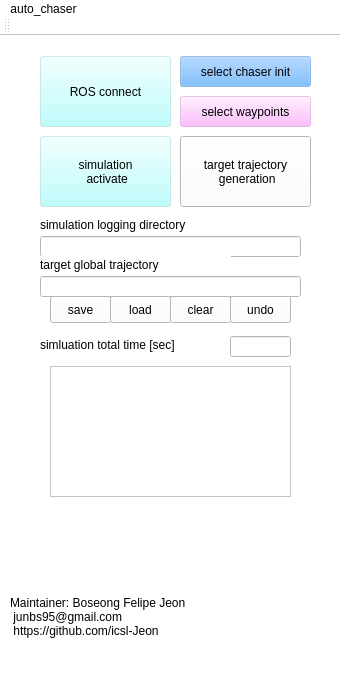
<?xml version="1.0" encoding="UTF-8"?>
<ui version="4.0">
 <class>MainWindow</class>
 <widget class="QMainWindow" name="MainWindow">
  <property name="geometry">
   <rect>
    <x>0</x>
    <y>0</y>
    <width>340</width>
    <height>675</height>
   </rect>
  </property>
  <property name="windowTitle">
   <string>AutoChaser</string>
  </property>
  <property name="styleSheet">
   <string notr="true">background-color: rgb(255, 255, 255)</string>
  </property>
  <widget class="QWidget" name="centralWidget">
   <widget class="QLabel" name="label_larr">
    <property name="geometry">
     <rect>
      <x>30</x>
      <y>470</y>
      <width>131</width>
      <height>61</height>
     </rect>
    </property>
    <property name="text">
     <string/>
    </property>
   </widget>
   <widget class="QLabel" name="label_larr2">
    <property name="geometry">
     <rect>
      <x>200</x>
      <y>470</y>
      <width>131</width>
      <height>61</height>
     </rect>
    </property>
    <property name="text">
     <string/>
    </property>
   </widget>
   <widget class="QLabel" name="label">
    <property name="geometry">
     <rect>
      <x>10</x>
      <y>540</y>
      <width>281</width>
      <height>81</height>
     </rect>
    </property>
    <property name="text">
     <string>Maintainer: Boseong Felipe Jeon 
 junbs95@gmail.com 
 https://github.com/icsl-Jeon</string>
    </property>
   </widget>
   <widget class="QPushButton" name="pushButton_ros">
    <property name="geometry">
     <rect>
      <x>40</x>
      <y>20</y>
      <width>131</width>
      <height>71</height>
     </rect>
    </property>
    <property name="styleSheet">
     <string notr="true">background-color:rgba(170, 255, 255, 80)</string>
    </property>
    <property name="text">
     <string>ROS connect</string>
    </property>
    <property name="checkable">
     <bool>true</bool>
    </property>
   </widget>
   <widget class="QPushButton" name="pushButton_waypoint">
    <property name="geometry">
     <rect>
      <x>180</x>
      <y>60</y>
      <width>131</width>
      <height>31</height>
     </rect>
    </property>
    <property name="styleSheet">
     <string notr="true">background-color: rgba(255, 170, 255, 100)</string>
    </property>
    <property name="text">
     <string>select waypoints</string>
    </property>
    <property name="checkable">
     <bool>true</bool>
    </property>
   </widget>
   <widget class="QPushButton" name="pushButton_trajectory">
    <property name="geometry">
     <rect>
      <x>180</x>
      <y>100</y>
      <width>131</width>
      <height>71</height>
     </rect>
    </property>
    <property name="text">
     <string>target trajectory
 generation</string>
    </property>
   </widget>
   <widget class="QPushButton" name="pushButton_simulation">
    <property name="geometry">
     <rect>
      <x>40</x>
      <y>100</y>
      <width>131</width>
      <height>71</height>
     </rect>
    </property>
    <property name="styleSheet">
     <string notr="true">background-color:rgba(170, 255, 255, 80)</string>
    </property>
    <property name="text">
     <string>simulation
 activate</string>
    </property>
    <property name="checkable">
     <bool>true</bool>
    </property>
   </widget>
   <widget class="QTextEdit" name="textEdit_board">
    <property name="geometry">
     <rect>
      <x>50</x>
      <y>330</y>
      <width>241</width>
      <height>131</height>
     </rect>
    </property>
   </widget>
   <widget class="QPushButton" name="pushButton_save">
    <property name="geometry">
     <rect>
      <x>50</x>
      <y>260</y>
      <width>61</width>
      <height>27</height>
     </rect>
    </property>
    <property name="text">
     <string>save</string>
    </property>
   </widget>
   <widget class="QLineEdit" name="lineEdit_logging_dir">
    <property name="geometry">
     <rect>
      <x>40</x>
      <y>200</y>
      <width>261</width>
      <height>21</height>
     </rect>
    </property>
   </widget>
   <widget class="QLabel" name="label_2">
    <property name="geometry">
     <rect>
      <x>40</x>
      <y>180</y>
      <width>211</width>
      <height>17</height>
     </rect>
    </property>
    <property name="text">
     <string>simulation logging directory</string>
    </property>
   </widget>
   <widget class="QLabel" name="label_3">
    <property name="geometry">
     <rect>
      <x>40</x>
      <y>220</y>
      <width>191</width>
      <height>17</height>
     </rect>
    </property>
    <property name="text">
     <string>target global trajectory</string>
    </property>
   </widget>
   <widget class="QLineEdit" name="lineEdit_target_trajectory">
    <property name="geometry">
     <rect>
      <x>40</x>
      <y>240</y>
      <width>261</width>
      <height>21</height>
     </rect>
    </property>
   </widget>
   <widget class="QPushButton" name="pushButton_load">
    <property name="geometry">
     <rect>
      <x>110</x>
      <y>260</y>
      <width>61</width>
      <height>27</height>
     </rect>
    </property>
    <property name="text">
     <string>load</string>
    </property>
   </widget>
   <widget class="QPushButton" name="pushButton_clear">
    <property name="geometry">
     <rect>
      <x>170</x>
      <y>260</y>
      <width>61</width>
      <height>27</height>
     </rect>
    </property>
    <property name="text">
     <string>clear</string>
    </property>
   </widget>
   <widget class="QPushButton" name="pushButton_undo">
    <property name="geometry">
     <rect>
      <x>230</x>
      <y>260</y>
      <width>61</width>
      <height>27</height>
     </rect>
    </property>
    <property name="text">
     <string>undo</string>
    </property>
   </widget>
   <widget class="QLabel" name="label_4">
    <property name="geometry">
     <rect>
      <x>40</x>
      <y>300</y>
      <width>191</width>
      <height>17</height>
     </rect>
    </property>
    <property name="text">
     <string>simluation total time [sec]</string>
    </property>
   </widget>
   <widget class="QLineEdit" name="lineEdit_tf">
    <property name="geometry">
     <rect>
      <x>230</x>
      <y>300</y>
      <width>61</width>
      <height>21</height>
     </rect>
    </property>
   </widget>
   <widget class="QPushButton" name="pushButton_chaser">
    <property name="geometry">
     <rect>
      <x>180</x>
      <y>20</y>
      <width>131</width>
      <height>31</height>
     </rect>
    </property>
    <property name="styleSheet">
     <string notr="true">background-color:rgba(85, 170, 255, 100)</string>
    </property>
    <property name="text">
     <string>select chaser init</string>
    </property>
    <property name="checkable">
     <bool>true</bool>
    </property>
   </widget>
  </widget>
  <widget class="QMenuBar" name="menuBar">
   <property name="geometry">
    <rect>
     <x>0</x>
     <y>0</y>
     <width>340</width>
     <height>25</height>
    </rect>
   </property>
   <widget class="QMenu" name="menuAuto_chaser">
    <property name="title">
     <string>auto_chaser</string>
    </property>
   </widget>
   <addaction name="menuAuto_chaser"/>
  </widget>
  <widget class="QToolBar" name="mainToolBar">
   <attribute name="toolBarArea">
    <enum>TopToolBarArea</enum>
   </attribute>
   <attribute name="toolBarBreak">
    <bool>false</bool>
   </attribute>
  </widget>
  <widget class="QStatusBar" name="statusBar"/>
 </widget>
 <layoutdefault spacing="6" margin="11"/>
 <resources/>
 <connections/>
</ui>
